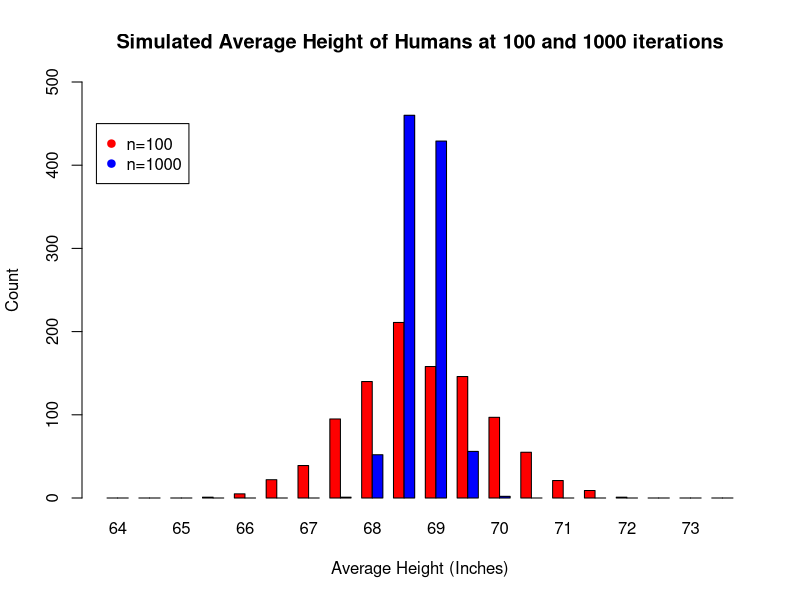

This figure's R source:
#Plotting and genetic variation data analysis exercises, Assignment 1
#Evan Doughty
#9/22/2017

setwd("C:/Users/Evan/Documents/GitHub/Doughty_RBootcamp_Fall2017")
getwd()

#1
get_heights <- function(sample = 100,mean.height=50,sdev.height=10)
{
  heights <- rnorm(n=sample,mean=mean.height,sd=sdev.height)
#2 
  ave.height <- mean(heights)
#3  
  return(ave.height)
}

#4
iter <- 1000
mean_heights_100 <- rep(0,length.out = iter)

for(i in seq(1,iter))
{
  mean_heights_100[i] <- get_heights(100, 69, 10)
}

#5
iter <- 1000
mean_heights_1000 <- rep(0,length.out = iter)

for(i in seq(1,iter))
{
  mean_heights_1000[i] <- get_heights(1000, 69, 10)
}

#6
min(mean_heights_100)
max(mean_heights_100)
min(mean_heights_1000)
max(mean_heights_1000)

bins <- seq(64,74,0.5)
count_100<-hist(mean_heights_100,breaks=bins, plot=FALSE)$counts
count_1000<- hist(mean_heights_1000,breaks=bins, plot=FALSE)$counts

bin.label <- bins[-21]

par(mfrow=c(1,1))
barplot(rbind(count_100,count_1000),beside=TRUE, col=c("red","blue"), ylim=c(0,500),names.arg=bin.label, xlab ="Average Height (Inches)",ylab = "Count", main="Simulated Average Height of Humans at 100 and 1000 iterations")
legend(0,450, legend= c("n=100",'n=1000'), col=c("red","blue"),pch=19)

png(filename="SimulatedAveHeight_Barplot_Doughty.png")
dev.off()
